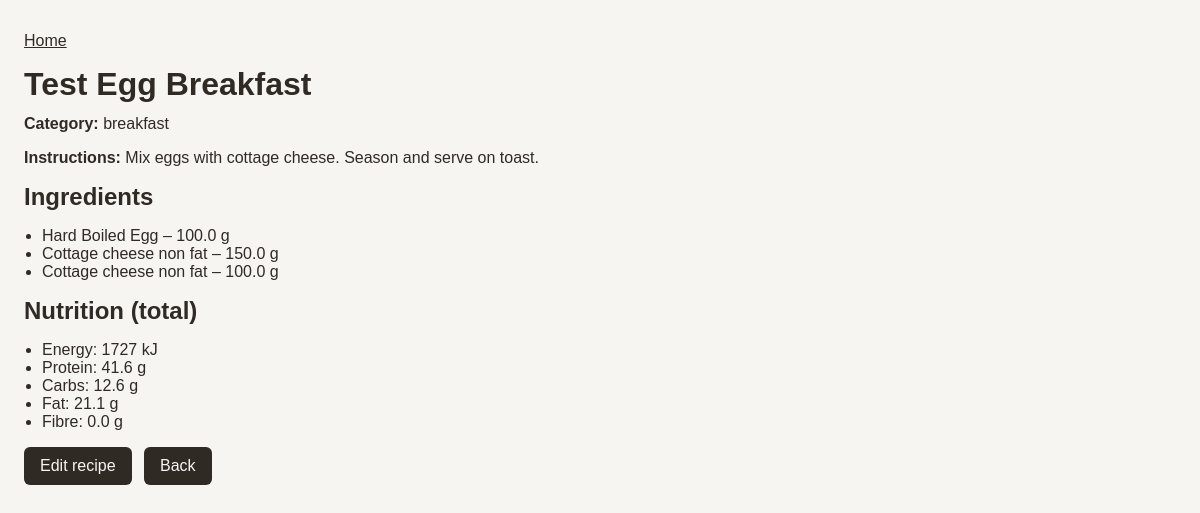
/recipes/1, run on the app's committed database.
### tables this page shows
CREATE TABLE recipes (
            id INTEGER PRIMARY KEY AUTOINCREMENT,
            name TEXT NOT NULL,
            category TEXT NOT NULL,
            instructions TEXT,
            image_path TEXT
        );

CREATE TABLE recipe_ingredients (
            id INTEGER PRIMARY KEY AUTOINCREMENT,
            recipe_id INTEGER NOT NULL,
            ingredient_name TEXT NOT NULL,
            portion_g REAL NOT NULL,
            FOREIGN KEY (recipe_id) REFERENCES recipes(id)
        );

### app/routes/recipes.py (the view)
@router.get("/{recipe_id}")
def recipe_detail(request: Request, recipe_id: int):
    recipe = load_recipe(recipe_id)
    ingredients = get_all_ingredient_names()
    nutrients = recalculate_nutrients(recipe)
    return templates.TemplateResponse(
        "recipe_detail.html",
        {
            "request": request,
            "recipe_id": recipe_id,
            "recipe": recipe,
            "ingredients": ingredients,
            "nutrients": nutrients,
        },
    )

### app/templates/recipe_detail.html (shortened to what this page needs)
{% extends "base.html" %}
{% block content %}
    <h1>{{ recipe.name }}</h1>
    <p><strong>Category:</strong> {{ recipe.category }}</p>
    <p><strong>Instructions:</strong> {{ recipe.instructions }}</p>
    <h2>Ingredients</h2>
    <ul>
      {% for i in recipe.ingredients %}
      <li>{{ i.name }} – {{ i.portion_g }} g</li>
      {% endfor %}
    </ul>
    <h2>Nutrition (total)</h2>
    <ul>
      <li>Energy: {{ nutrients.energy_kj | round(0) }} kJ</li>
      <li>Protein: {{ nutrients.protein_g | round(1) }} g</li>
      <li>Carbs: {{ nutrients.carbs_g | round(1) }} g</li>
      <li>Fat: {{ nutrients.fat_g | round(1) }} g</li>
      <li>Fibre: {{ nutrients.fibre_g | round(1) }} g</li>
    </ul>
    <p>
      <a href="/recipes/{{ recipe_id }}/edit" class="button-link">Edit recipe</a>
      <a href="/recipes" class="button-link">Back</a>
    </p>
{% endblock %}

### app/static/style.css (style rules this page uses)
* { box-sizing: border-box; }
body { margin: 0; padding: 24px; font-family: "Trebuchet MS", "Lucida Grande", sans-serif; color: #2f2a24; background: #f7f5f2; }
h1, h2, h3 { margin: 0 0 12px 0; }
p { margin: 8px 0 16px; }
a { color: #2f2a24; }
.button-link { display: inline-block; background: #2f2a24; color: #f7f5f2; padding: 10px 16px; border-radius: 6px; text-decoration: none; margin-right: 8px; }
ul { padding-left: 18px; }

### data on the page
recipes: name "Test Egg Breakfast", category "breakfast", instructions "Mix eggs with cottage cheese. Season and serve on toast."
recipe_ingredients: name "Hard Boiled Egg", portion_g "100.0"
recipe_ingredients: name "Cottage cheese non fat", portion_g "150.0"
recipe_ingredients: name "Cottage cheese non fat", portion_g "100.0"

### other printed values
{{ nutrients.energy_kj | round(0) }} "1727"
{{ nutrients.protein_g | round(1) }} "41.6"
{{ nutrients.carbs_g | round(1) }} "12.6"
{{ nutrients.fat_g | round(1) }} "21.1"
{{ nutrients.fibre_g | round(1) }} "0.0"
